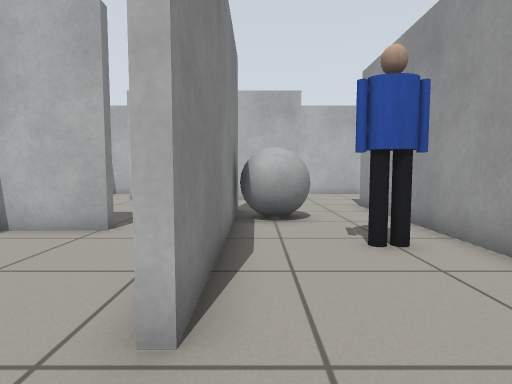
View 1 (above)

17 first-person views from a walk through a robot-simulator world made for Gazebo. The camera is 0.67 m above the floor, tilts 4° down and sees 80° across. The floor is counted in squares, 0.5 m on a side. Each view is taken from the middle of a square. On the plan, view 1 faces up. The plan holds only what a view shows up to about 14 squares ahead; the rest is blank. Simple shapes stand in for some stock models.

View 2
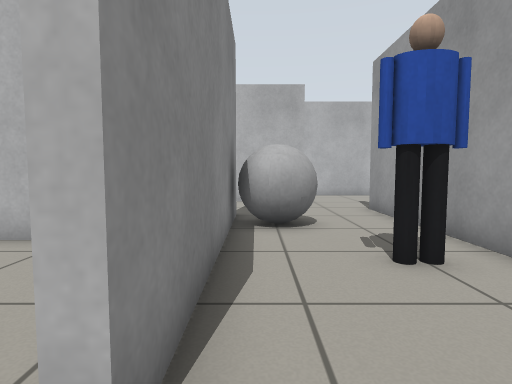

View 3
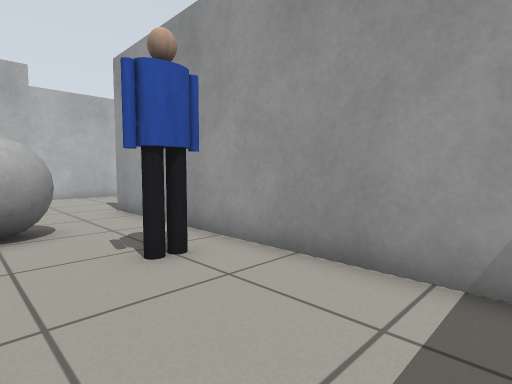

View 4
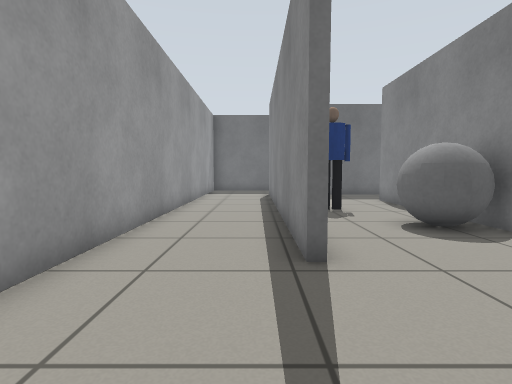

View 5
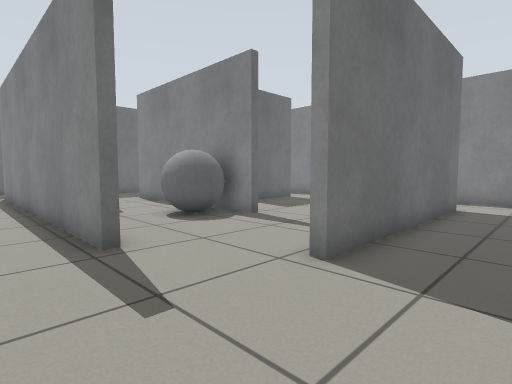

View 6
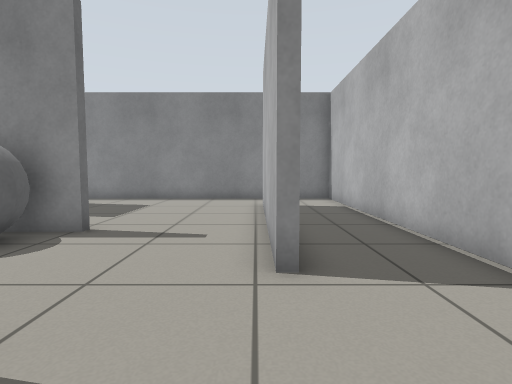

View 7
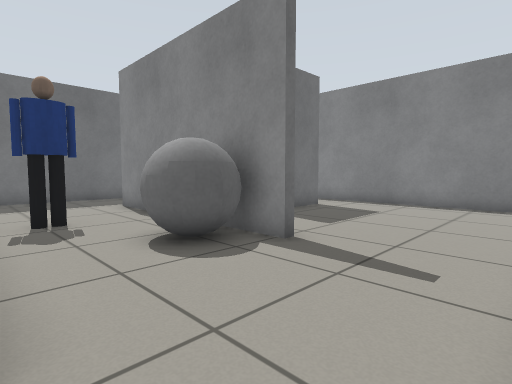

View 8
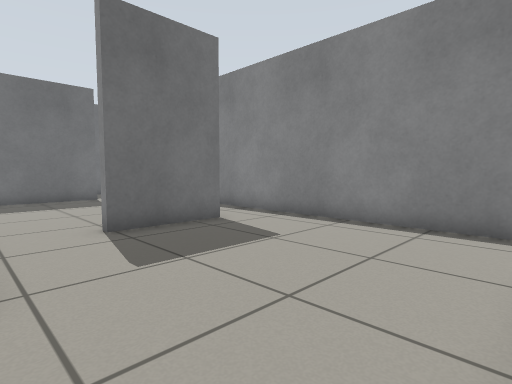

View 9
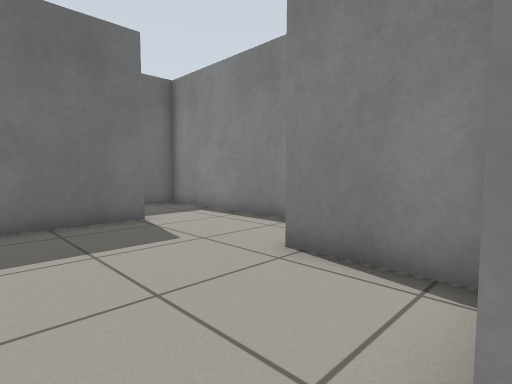

View 10
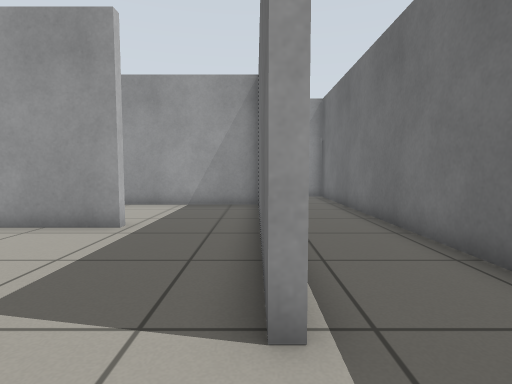

View 11
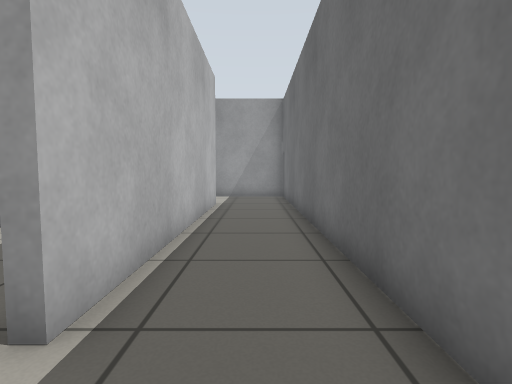

View 12
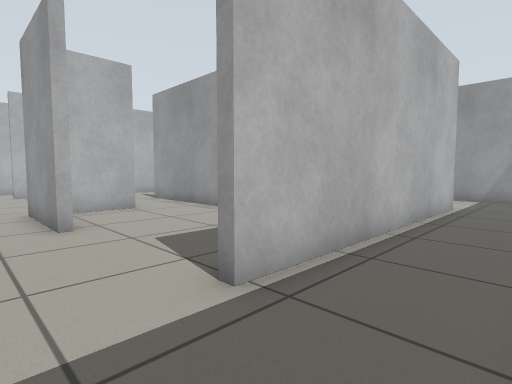

View 13
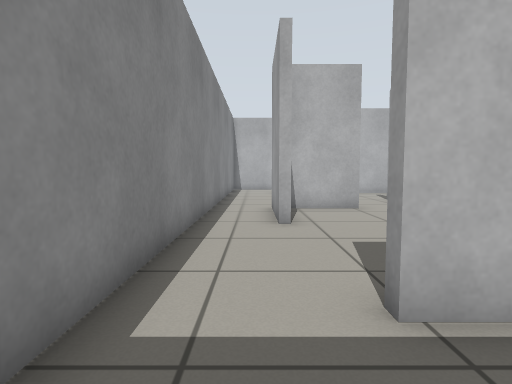

View 14
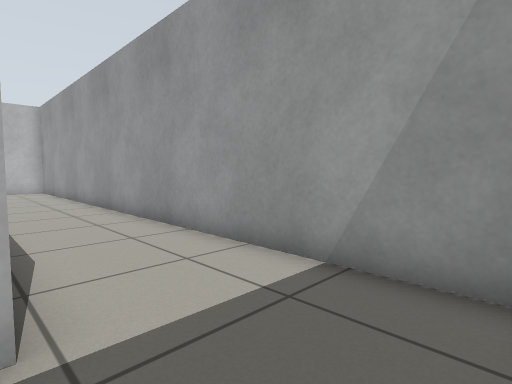

View 15
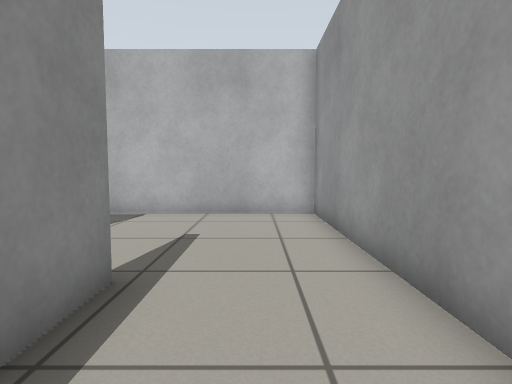

View 16
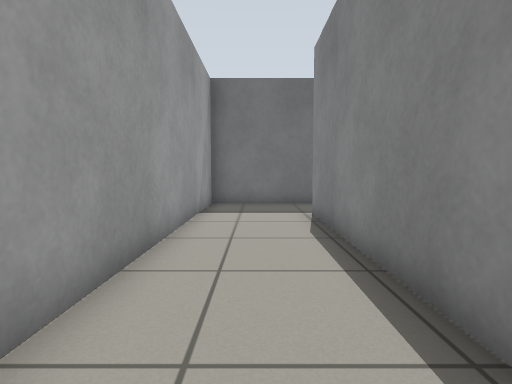

View 17
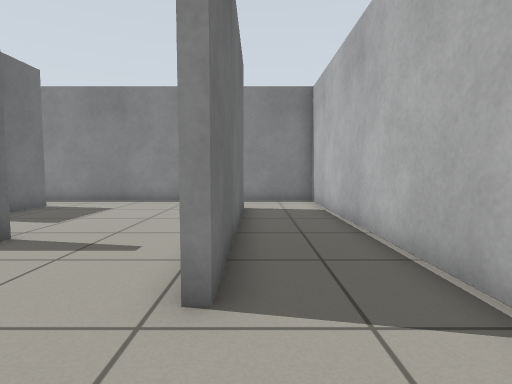

### Floor plan
Ten units are one square. View 1 is at (0, 0); x grows to the right and y downward. Boxes are objects, and circles mark ways between rooms. Rooms are numbered by the first view taken in them; rooms with no view inside come last. Other rooms are left out.
<svg viewBox="-91 -180 174 229">
<path fill="none" stroke="#000" d="M-9 -102 -6 -102 -6 -22 -9 -22M-15 11 27 11M40 11 40 -116 43 -116 43 14 -57 14 -57 11M21 -143 -14 -143M-60 -146 21 -146M-86 4 -86 44 78 44 78 -175 -86 -175 -86 -135M-9 -22 -9 -74M-33 -68 -59 -68M-61 -65 -61 -36 -64 -36M-57 11 -15 11M-86 -36 -86 4M-9 -74 -9 -102M-86 -135 -86 -36M-14 -143 -54 -143M-64 -36 -64 -71 -33 -71"/>
<rect x="-5" y="-95" width="20" height="20" fill="#bbb"><title>grey ball</title></rect>
<rect x="15" y="-55" width="20" height="10" fill="#bbb"><title>person</title></rect>
<circle cx="-10" cy="-10" r="3" fill="#2a7"/>
<circle cx="-70" cy="10" r="3" fill="#2a7"/>
<circle cx="-10" cy="-125" r="3" fill="#2a7"/>
<circle cx="-70" cy="-145" r="3" fill="#2a7"/>
<circle cx="-25" cy="-70" r="3" fill="#2a7"/>
<circle cx="-75" cy="-30" r="3" fill="#2a7"/>
<text x="10" y="-60">1</text>
<text x="-40" y="-30">2</text>
<text x="-50" y="-100">3</text>
</svg>
Room 1 opens to room 2. Room 1 opens to room 3. Room 2 opens to room 3.

Where each view was taken, in squares from view 1:
view 1: 0 up, 0 right, facing up
view 2: 1 up, 0 right, facing up
view 3: 1 up, 0 right, facing up-right
view 4: 16 up, 5 right, facing down
view 5: 17 up, 6 right, facing down-left
view 6: 14 up, 6 right, facing left
view 7: 14 up, 4 right, facing down-left
view 8: 14 up, 1 left, facing down-left
view 9: 7 up, 2 left, facing down-left
view 10: 1 down, 8 left, facing right
view 11: 3 down, 8 left, facing right
view 12: 4 down, 8 left, facing up-right
view 13: 4 down, 7 left, facing up
view 14: 4 down, 4 right, facing up-right
view 15: 8 up, 6 right, facing up
view 16: 8 up, 6 right, facing down
view 17: 15 up, 5 right, facing left
